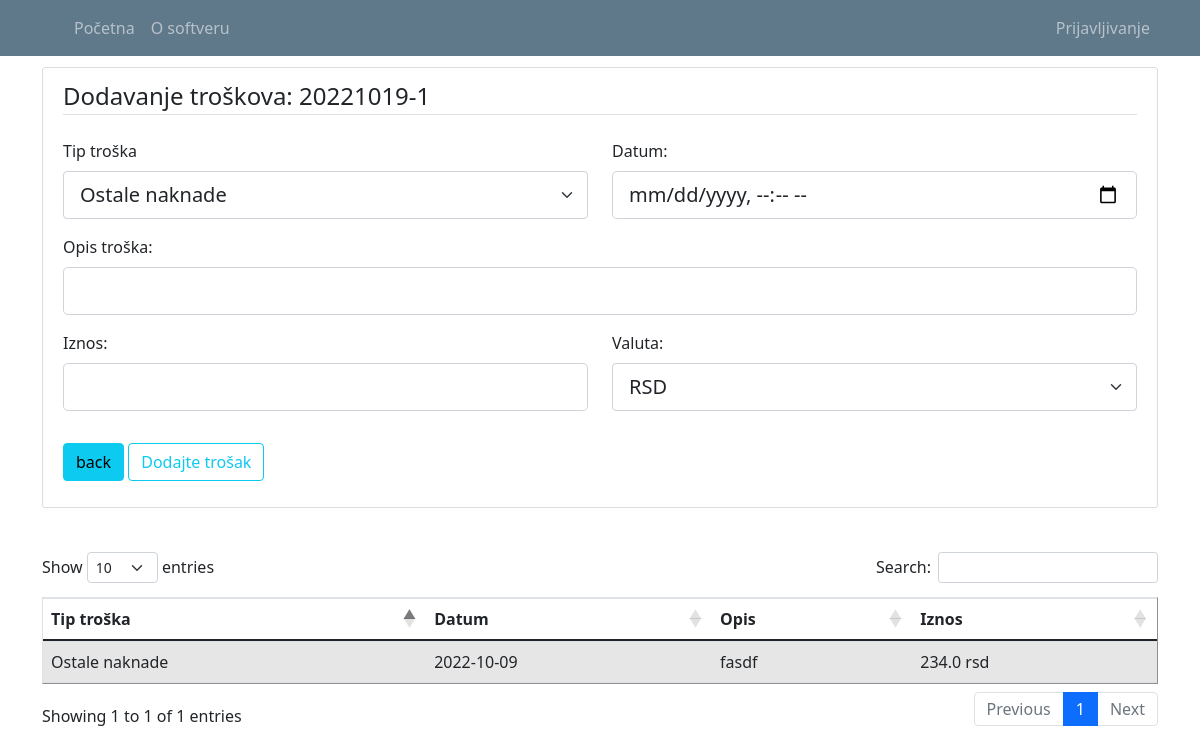
The page /add_expenses/1 on the database as committed earlier.
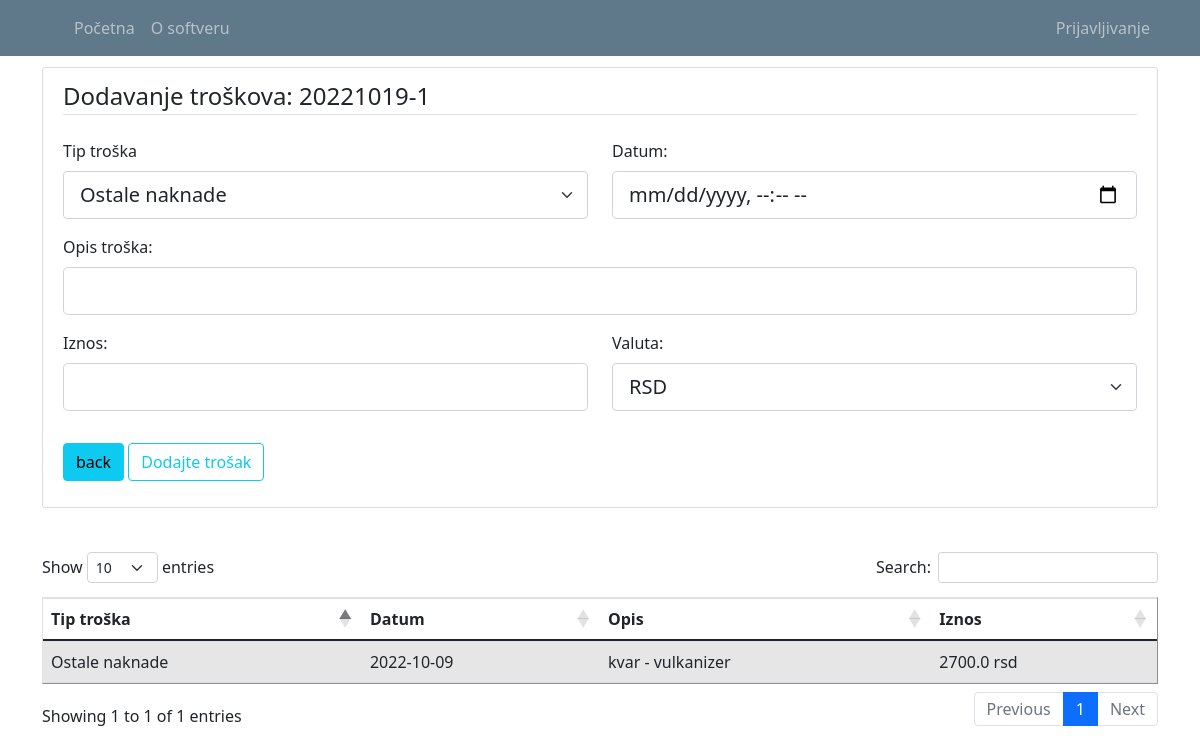
The same page on the database as committed later.
### putninalozi/models.py (models this page shows)
class TravelWarrantExpenses(db.Model):
    expenses_id = db.Column(db.Integer, primary_key=True)
    expenses_type = db.Column(db.String(50), nullable = True) # možda false...?
    expenses_date = db.Column(db.DateTime, nullable=True)
    description = db.Column(db.String(1000), nullable = True)
    amount = db.Column(db.Float, nullable=True)
    amount_currency = db.Column(db.String(5), nullable=False)
    travelwarrant_id = db.Column(db.Integer, db.ForeignKey('travel_warrant.travel_warrant_id'), nullable=False)
    def __repr__(self):
        return f"Travel Warrant Expenses('{self.expenses_id=}', '{self.expenses_type=}', '{self.description=}')"

### putninalozi/travel_warrants/routes.py (the view, shortened to what this page needs)
@travel_warrants.route("/add_expenses/<int:warrant_id>", methods=['GET', 'POST'])
def add_expenses(warrant_id):
    troskovi = TravelWarrantExpenses.query.filter_by(travelwarrant_id = warrant_id).all()
    warrant = TravelWarrant.query.get_or_404(warrant_id)
    form = TravelWarrantExpensesForm()
    print(troskovi)
    print(warrant)
    return render_template('expenses.html', form=form, legend='Dodavanje troškova:', warrant=warrant, troskovi=troskovi)

### putninalozi/travel_warrants/forms.py (shortened to what this page needs)
class TravelWarrantExpensesForm(FlaskForm):
    expenses_type = SelectField('Tip troška', choices=[('Ostale naknade', 'Ostale naknade'), ('Ostali troškovi na službenom putu', 'Ostali troškovi na službenom putu'), ('Parkiranje', 'Parkiranje'), ('Putarine', 'Putarine'), ('Troškovi noćenja', 'Troškovi noćenja'), ('Troškovi prevoza', 'Troškovi prevoza'), ('Troškovi smeštaja i ishrane', 'Troškovi smeštaja i ishrane')] )
    expenses_date = DateTimeField('Datum: ', format='%Y-%m-%dT%H:%M', validators=[DataRequired()])
    description = StringField('Opis troška: ', validators=[DataRequired()])
    amount = DecimalField('Iznos: ', validators=[DataRequired()])
    amount_currency =  SelectField('Valuta: ', choices=[('rsd', 'RSD'), ('e', 'EUR'), ('usd', 'USD')])
    submit = SubmitField('Dodajte trošak')

### putninalozi/models.py (called while the page is built)
    def __repr__(self):
        return f"Travel Warrant('{self.travel_warrant_id=}', '{self.with_task=}', '{self.user_id=}')"

### putninalozi/templates/expenses.html (shortened to what this page needs)
{% extends "layout.html" %}
{% block content %}
<div class="content-section">
  <form class="" action="" method="POST">
    <fieldset class="form-group">
      <legend class="border-bottom mb-4">{{legend}} {{ warrant.travel_warrant_number }}</legend>
      <div class="row">
        <div class="col form-group">
            {{ form.expenses_type.label(class="form-control-label") }}
            {% if form.expenses_type.errors %}
                {{ form.expenses_type(class="form-control form-control-lg is-invalid") }}
                <div class="invalid-feedback">
                    {% for error in form.expenses_type.errors %}
                        <span>{{ error }}</span>
                    {% endfor %}
                </div>
            {% else %}
                {{ form.expenses_type(class="form-select form-select-lg") }}
            {% endif %}
        </div>
        <div class="col form-group">
            {{ form.expenses_date.label(class="form-control-label") }}
            {% if form.expenses_date.errors %}
                {{ form.expenses_date(class="form-control form-control-lg is-invalid") }}
                <div class="invalid-feedback">
                    {% for error in form.expenses_date.errors %}
                        <span>{{ error }}</span>
                    {% endfor %}
                </div>
            {% else %}
                {{ form.expenses_date(class="form-control form-control-lg", type="datetime-local") }}
            {% endif %}
        </div>
      </div>
      <div class="form-group">
          {{ form.description.label(class="form-control-label") }}
          {% if form.description.errors %}
              {{ form.description(class="form-control form-control-lg is-invalid") }}
              <div class="invalid-feedback">
                  {% for error in form.description.errors %}
                      <span>{{ error }}</span>
                  {% endfor %}
              </div>
          {% else %}
              {{ form.description(class="form-control form-control-lg") }}
          {% endif %}
      </div>
      <div class="row">
        <div class="col form-group">
            {{ form.amount.label(class="form-control-label") }}
            {% if form.amount.errors %}
                {{ form.amount(class="form-control form-control-lg is-invalid") }}
                <div class="invalid-feedback">
                    {% for error in form.amount.errors %}
                        <span>{{ error }}</span>
                    {% endfor %}
                </div>
            {% else %}
                {{ form.amount(class="form-control form-control-lg") }}
            {% endif %}
        </div>
        <div class="col form-group">
            {{ form.amount_currency.label(class="form-control-label") }}
            {% if form.amount_currency.errors %}
                {{ form.amount_currency(class="form-control form-control-lg is-invalid") }}
                <div class="invalid-feedback">
                    {% for error in form.amount_currency.errors %}
                        <span>{{ error }}</span>
                    {% endfor %}
                </div>
            {% else %}
                {{ form.amount_currency(class="form-select form-select-lg") }}
            {% endif %}
        </div>
      </div>
    </fieldset>
    <div class="form-group">
      <a class="btn btn-info" href="{{url_for('travel_warrants.travel_warrant_profile', warrant_id=warrant.travel_warrant_id)}}">back</a>
      {{ form.submit(class="btn btn-outline-info") }}
    </div>
  </form>
</div>
<br>
<table id="data" border="1" class="table table-striped">
    <thead>
      <tr id="header">
        <th>Tip troška</th>
        <th>Datum</th>
        <th>Opis</th>
        <th>Iznos</th>
      </tr>
    </thead>
    <tbody>
      {% for trosak in troskovi %}
      <tr>
        <td class="align-middle"> {{ trosak.expenses_type }} </td>
        <td class="align-middle"> 2022-10-09 </td>
        <td class="align-middle"> {{ trosak.description }} </td>
        <td class="align-middle"> {{ trosak.amount }} {{ trosak.amount_currency }} </td>
      </tr>
      {% endfor %}
    </tbody>
</table>
{% endblock content%}

Rows that differ between the two databases and show on the page:
changed TravelWarrantExpenses "Ostale naknade": description "fasdf" → "kvar - vulkanizer"; amount "234.0" → "2700.0"
